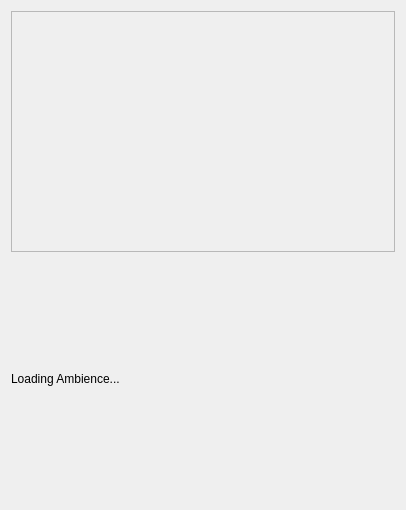
<ui version="4.0" >
 <class>AmbSplashUi</class>
 <widget class="QWidget" name="AmbSplashUi" >
  <property name="geometry" >
   <rect>
    <x>0</x>
    <y>0</y>
    <width>406</width>
    <height>510</height>
   </rect>
  </property>
  <property name="sizePolicy" >
   <sizepolicy vsizetype="Minimum" hsizetype="Minimum" >
    <horstretch>0</horstretch>
    <verstretch>0</verstretch>
   </sizepolicy>
  </property>
  <layout class="QGridLayout" >
   <item row="0" column="0" >
    <widget class="QLabel" name="m_splashImgLbl" >
     <property name="sizePolicy" >
      <sizepolicy vsizetype="Minimum" hsizetype="Minimum" >
       <horstretch>0</horstretch>
       <verstretch>0</verstretch>
      </sizepolicy>
     </property>
     <property name="frameShape" >
      <enum>QFrame::StyledPanel</enum>
     </property>
     <property name="frameShadow" >
      <enum>QFrame::Sunken</enum>
     </property>
     <property name="text" >
      <string/>
     </property>
     <property name="pixmap" >
      <pixmap resource="ambience.qrc" >:/images/genesis_splash.png</pixmap>
     </property>
    </widget>
   </item>
   <item row="1" column="0" >
    <widget class="QLabel" name="label" >
     <property name="text" >
      <string>Loading Ambience...</string>
     </property>
    </widget>
   </item>
  </layout>
 </widget>
 <resources>
  <include location="ambience.qrc" />
 </resources>
 <connections/>
</ui>
